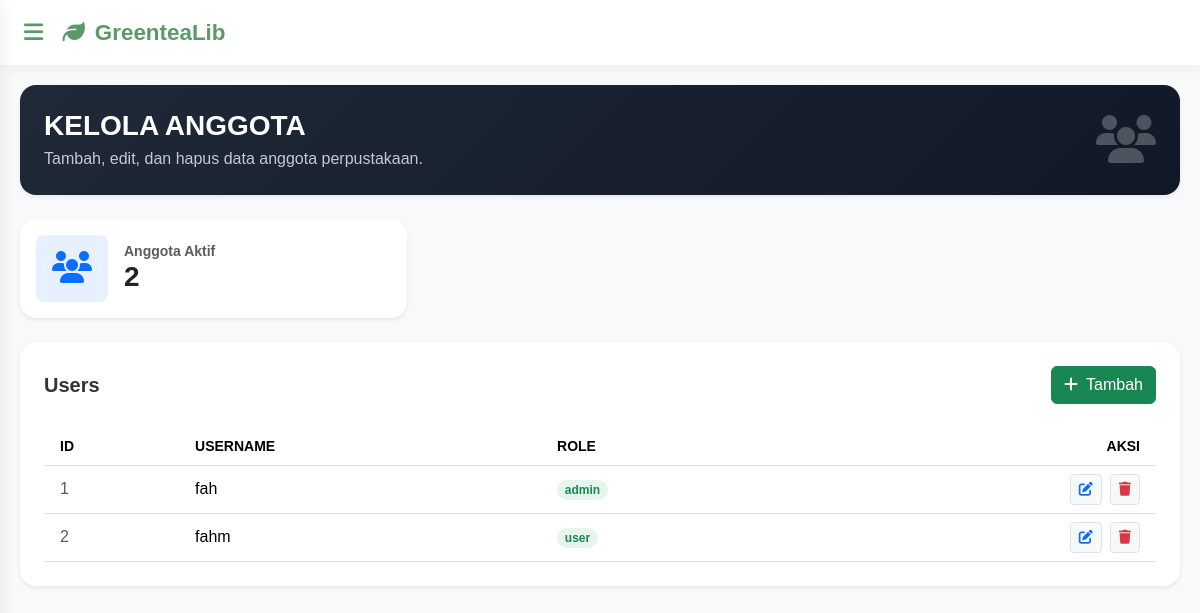
The page /Views/V_User.php (signed in) on the database its author committed.
### tables this page shows
CREATE TABLE `users` (
  `id` int(11) NOT NULL,
  `username` varchar(50) NOT NULL,
  `password` varchar(255) NOT NULL,
  `role` enum('admin','user') NOT NULL DEFAULT 'user'
);

### Controllers/C_User.php (called while the page is built)
<?php
include_once '../Models/M_User.php';
$user = new M_User();
try{
    if(!empty($_GET['aksi'])){
        if($_GET['aksi'] == 'register'){
            $username = $_POST['username'];
            $password = $_POST['password'];
            $role = 'user';
            $user->ADD_USERS(null, $username, $password, $role);
            header("Location: ../Views/V_Login.php");
        }
        elseif($_GET['aksi'] == 'login'){
            $username = $_POST['username'];
            $password = $_POST['password'];
            $data = $user->LOGIN_USER($username);
            if(!$data){
                die("USER TIDAK ADA DI DATABASE");
            }
            if(password_verify($password, $data->password)){
                session_start();
                $_SESSION['login'] = true;
                $_SESSION['id_user'] = $data->id;
                $_SESSION['user']  = $data->username;
                $_SESSION['role']  = $data->role;
                header("Location: ../Views/index.php");
                exit;
            } else {
                echo "Password salah!";
            }
        }
        elseif($_GET['aksi'] == 'logout'){
            session_destroy();
            header("Location: ../Views/V_Login.php");
        }
        if(!($_GET['aksi'] == 'hapus')){
            if($_GET['aksi'] == 'edit'){
                $id = $_GET['id'];
                $users = $user->SHOW_USER_BY_ID($id);
                include_once '../Views/V_UpdateUser.php';
            }else{
                $id = $_POST['id'];
                $username = $_POST['username'];
                $password = $_POST['password'];
                $role = $_POST['role'];
                if($_GET['aksi'] == 'tambah'){
                    $user->ADD_USERS($id, $username, $password, $role);
                }elseif($_GET['aksi'] == 'update'){
                    $user->UPDATE_USERS($id, $username, $password, $role);
                }
            }
        }else{
        	$id = $_GET['id'];
        	$user->DELETE_USERS($id);
        }
    }else{
        $totalUser = $user->COUNT_USER();
        $users = $user->SHOW_USERS();
    }
}catch(Exception $e){
    echo $e->getMessage();
}

### Models/M_Connect.php (called while the page is built, shortened)
<?php
class M_Connect
{
	private $host = "localhost",
	$username = "root",
	$pass = "",
	$db = "aqxua_lib";
	function __construct()
	{
		$this->connect = mysqli_connect($this->host, $this->username, $this->pass, $this->db);
		if ($this->connect)
		{
			return $this->connect;
		}else{
			echo mysqli_connect_error();
		}
	}
}

### Models/M_User.php (called while the page is built, shortened)
<?php
include_once 'M_Connect.php';
class M_User{
    public function SHOW_USERS(){
        $conn = new M_Connect();
        $sql = "SELECT * FROM users";
        $post = mysqli_query($conn->connect, $sql);
        if($post->num_rows > 0){
            while ($data = mysqli_fetch_object($post)){
                $result[] = $data;
            }
            return $result;
        }
    }
    public function COUNT_USER()
    {
        $conn = new M_Connect();
        $sql = "SELECT COUNT(*) as total FROM users";
        $post = mysqli_query($conn->connect, $sql);
        $data = mysqli_fetch_object($post);
        return $data;
    }
}

### Views/V_User.php (the view, shortened to what this page needs)
<?php
    include_once '../Controllers/C_User.php';
    include_once 'HEADER.php';
?>
    <div class="row mb-4">
        <div class="col-12">
            <div class="p-4 rounded-4 shadow-sm text-white d-flex align-items-center justify-content-between" style="background: linear-gradient(135deg, #1f2937, #111827);">
                <div>
                    <h3 class="fw-bold mb-1">KELOLA ANGGOTA</h3>
                    <p class="mb-0 opacity-75">Tambah, edit, dan hapus data anggota perpustakaan.</p>
                </div>
                <div class="d-none d-md-block">
                    <i class="fas fa-users fa-3x opacity-25"></i>
                </div>
            </div>
        </div>
    </div>
    <div class="col-12 col-md-4">
        <div class="card border-0 shadow-sm rounded-4 p-3 card-hover transition-all">
            <div class="d-flex align-items-center gap-3">
                <div class="bg-primary bg-opacity-10 p-3 rounded-3">
                    <i class="fas fa-users fa-2x text-primary"></i>
                </div>
                <div>
                    <h6 class="text-muted mb-0 small uppercase fw-bold">Anggota Aktif</h6>
                    <h3 class="fw-bold mb-0"><?= $totalUser->total ?></h3>
                </div>
            </div>
        </div>
    </div> <br>
    <div class="bg-white rounded-4 shadow-sm p-4">
        <div class="d-flex justify-content-between align-items-center mb-4">
            <h5 class="fw-semibold mb-0">Users</h5>
            <a href="V_AddUser.php" class="btn btn-success">
                <i class="fas fa-plus me-1"></i> Tambah
            </a>
        </div>
        <div class="table-responsive">
            <table class="table table-hover align-middle mb-0">
                <thead class="text-secondary small text-uppercase">
                    <tr>
                        <th scope="col" class="ps-3">ID</th>
                        <th scope="col">Username</th>
                        <th scope="col">Role</th>
                        <th scope="col" class="text-end pe-3">Aksi</th>
                    </tr>
                </thead>
                <tbody>
                    <?php
                    if(!empty($users)){
                            $no = 1;
                            foreach($users as $data){
                    ?>
                    <tr>
                        <td class="ps-3 text-muted"><?= $no++ ?></td>
                        <td class="fw-medium">
                            <?= $data->username ?>
                        </td>
                        <td>
                            <span class="badge rounded-pill bg-success bg-opacity-10">
                                <span class="text-success"><?= $data->role ?></span>
                            </span>
                        </td>
                        <td class="text-end pe-3">
                            <div class="d-flex justify-content-end gap-2">
                                <a href="../Controllers/C_User.php?aksi=edit&id=<?= $data->id ?>" class="btn btn-sm btn-light border text-primary" title="Update">
                                 	<i class="fas fa-edit"></i>
                                 </a>
                                <a href="../Controllers/C_User.php?aksi=hapus&id=<?= $data->id ?>" class="btn btn-sm btn-light border text-danger" onclick="return confirm('Hapus user <?= $data->username ?>?')" title="Delete">
                                    <i class="fas fa-trash"></i>
                                </a>
                            </div>
                        </td>
                    </tr>
                    <?php }}else{
                        echo '<p class="text-center text-muted">Data tidak tersedia</p>';
                    }
                    ?>
                </tbody>
            </table>
        </div>
    </div>
<?php include_once 'FOOTER.php'; ?>

### Views/HEADER.php (style rules this page uses)
:root { --green-tea: #5B9A68; --green-tea-dark: #388E3C; --green-tea-soft: #F1F8E9; --text-dark: #333333; --white: #ffffff; }
body { margin: 0; font-family: 'Poppins', sans-serif; background: #f8f9fa; color: var(--text-dark); }

### rows shown on the page
users: username "fah", role "admin"
users: username "fahm", role "user"

### other values the page prints
$totalUser->total "2"
